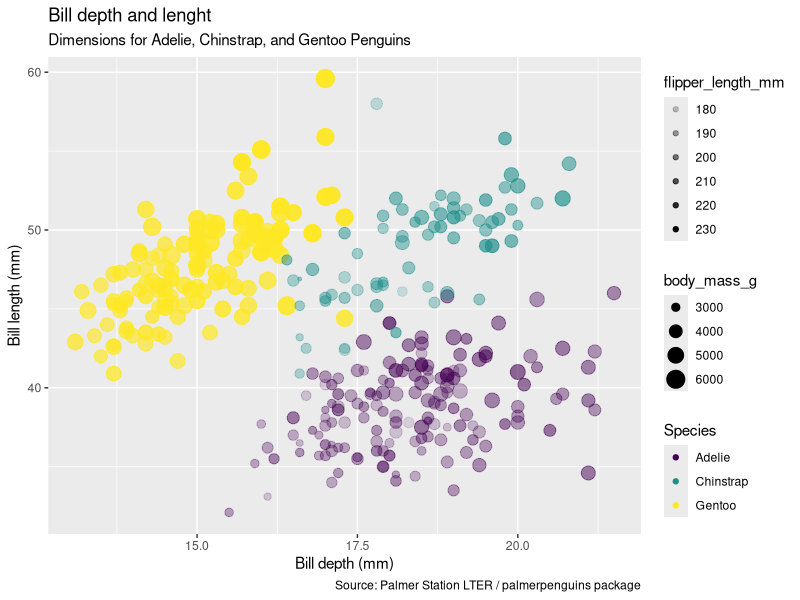
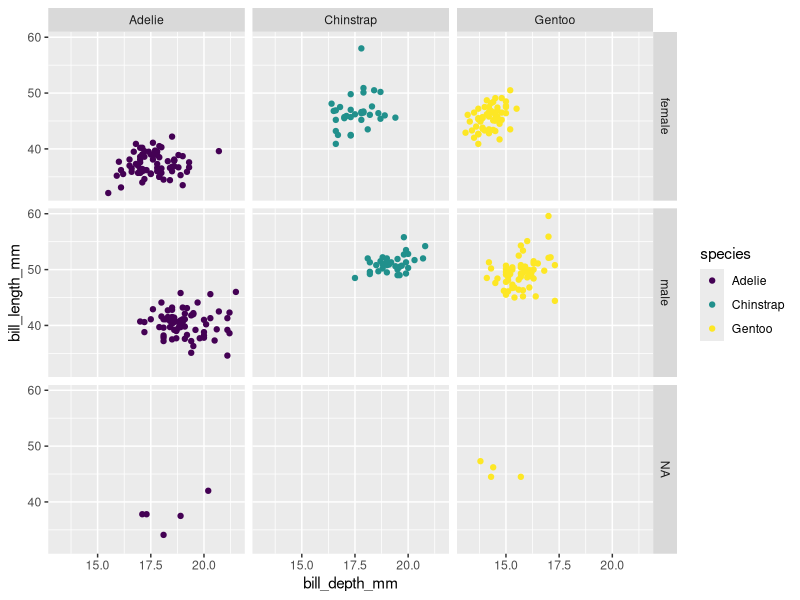

The R source for these figures, in order:
### Created by: Claudia Rea
### Created on: 2021-02-08

#### Libraries ###
install.packages("palmerpenguins")
library("palmerpenguins")
library(tidyverse)
glimpse(penguins)

###Start w/ penguin dataframe ###
ggplot(data=penguins,
       mapping = aes(x = bill_depth_mm,## defines axis labels
                     y = bill_length_mm,
                     color = species,
                     size = body_mass_g,
                     alpha = flipper_length_mm)) + ## color can be categorized
 geom_point()+
  labs(title = "Bill depth and lenght",
       subtitle = "Dimensions for Adelie, Chinstrap, and Gentoo Penguins",
       x = "Bill depth (mm)", y = "Bill length (mm)",
       color = "Species",
       shape = "Species",
       caption = "Source: Palmer Station LTER / palmerpenguins package")+
  scale_color_viridis_d()

ggplot(penguins,
       aes(x = bill_depth_mm,
           y = bill_length_mm,
           color = species))+
  geom_point()+
  scale_color_viridis_d()+
  facet_grid(sex~species) ## order of a~b determines which is rows which is columns

       